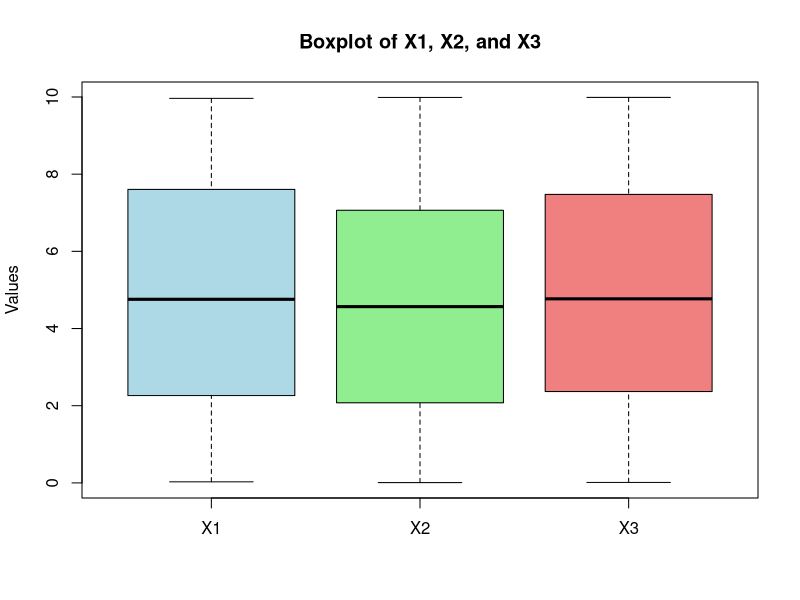
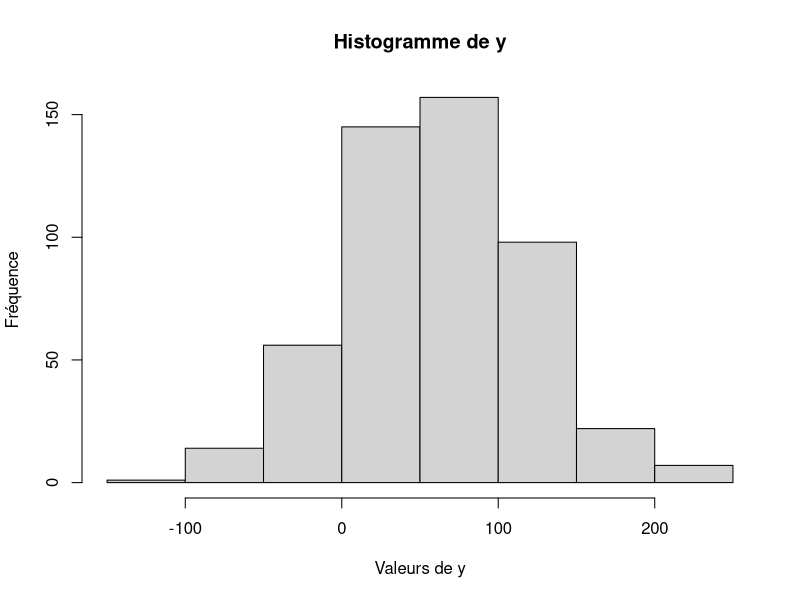
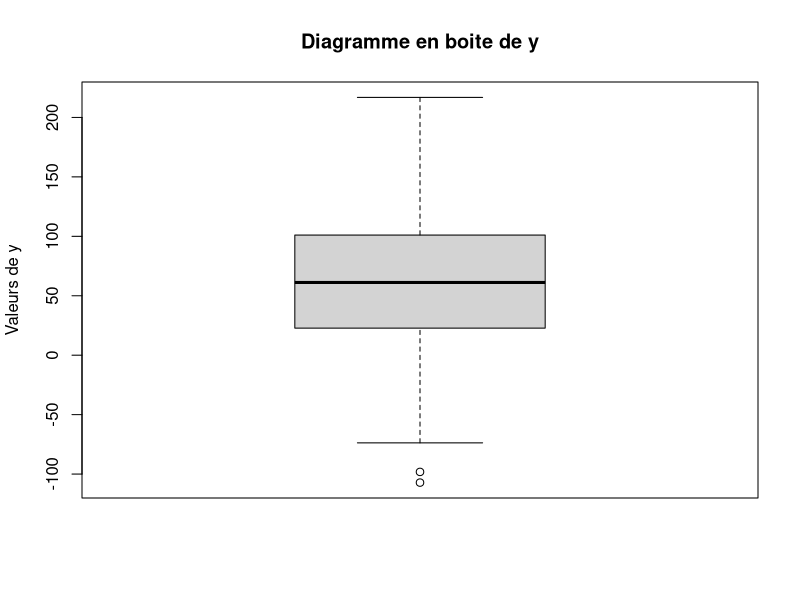
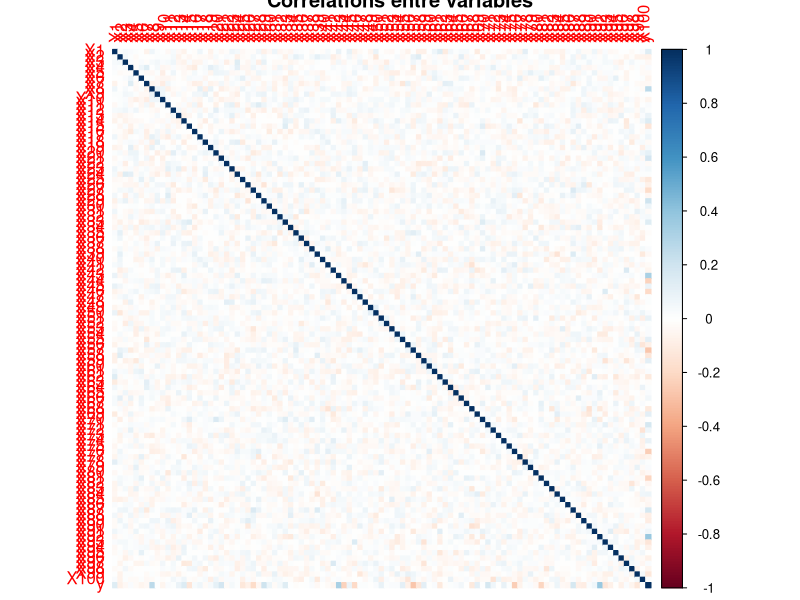

Recreate these plots in R, in order. (Note: this script raises an error after producing the figures.)
# Chargement du jeu de données
setwd("C:/Users/antoi/Desktop/UTC/GI05/SY19/Projet")
data <- read.csv("a24_reg_app.txt", sep = " ")

# Caractéristiques générales du jeu de données
n <- nrow(data)
p <- ncol(data) - 1

# Visualisation de la distribution des variables
boxplot(data$X1, data$X2, data$X3, names = c("X1", "X2", "X3"), main = "Boxplot of X1, X2, and X3", ylab = "Values", col = c("lightblue", "lightgreen", "lightcoral"))
hist(data$y, xlab = "Valeurs de y", ylab = "Fréquence", main = "Histogramme de y")
boxplot(data$y, ylab = "Valeurs de y", main = "Diagramme en boite de y")

# Corrélations entre variables
library("corrplot")
cor_data <- cor(data)
corrplot(cor_data, method = "color", title = "Corrélations entre variables")

# Régression linéaire simple
train <- sample(1:n, round(4 * n / 5))
data.train <- data[train, ]
data.test <- data[-train, ]
lin_reg <- lm(y ~ ., data = data.train)
summary(lin_reg)
lin_reg.pred <- predict(lin_reg, data.test)
rmse <- sqrt(mean((lin_reg.pred - data.test$y) ^ 2))

# Validation croisée avec RMSE
set.seed(1)
K <- 10
fold <- sample(1:K, nrow(data.train), replace = TRUE)
rms.val <- sapply(1:K, function(k) {
  fit <- lm(y ~ ., data = data.train, subset = fold != k)
  pred <- predict(fit, newdata = data.train[fold == k, ])
  sqrt(mean((pred - data.train[fold == k, ]$y) ^ 2))
})
mean(rms.val)
sd(rms.val)

# Régression avec sélection par AIC/BIC
library(MASS)
fit.aic <- stepAIC(lin_reg)
fit.bic <- stepAIC(lin_reg, k = log(n))
summary(fit.bic)

# Sélection de sous-ensemble de variables
library(leaps)
reg.fit <- regsubsets(y ~ ., data = data, method = "forward", nvmax = 100)
summary(reg.fit)

# Ridge et Lasso
library(glmnet)
x <- model.matrix(y ~ ., data)
y <- data$y
cv.ridge <- cv.glmnet(x[train, ], y[train], alpha = 0)
cv.lasso <- cv.glmnet(x[train, ], y[train], alpha = 1)
ridge.pred <- predict(cv.ridge, newx = x[-train, ])
lasso.pred <- predict(cv.lasso, newx = x[-train, ])
ridge_rmse <- sqrt(mean((y[-train] - ridge.pred) ^ 2))
lasso_rmse <- sqrt(mean((y[-train] - lasso.pred) ^ 2))

# GAM
library(gam)
gam_model <- gam(y ~ ., data = data.train)
gam_pred <- predict(gam_model, newdata = data.test)
gam_rmse <- sqrt(mean((gam_pred - data.test$y) ^ 2))

error[K]<-mean((yhat[,K]-y0)^2)   # MSE
biais2[K]<-(mean(yhat[,K])-Ey0)^2 # biais^2
variance[K]<-var(yhat[,K])        # variance


# k-NN
library(class)
K <- 10
folds <- sample(1:K, nrow(data.train), replace = TRUE)
accuracy.train <- rep(0, 100)
accuracy.val <- rep(0, 100)

for (k in 1:100) {
  for (fold in 1:K) {
    x_train_data <- scale(data.train[folds != fold, 1:50])
    y_train_data <- data.train[folds != fold, ]$y
    x_validation_data <- scale(data.train[folds == fold, 1:50])
    y_validation_data <- data.train[folds == fold, ]$y
    
    classifier_knn <- knn(x_train_data, x_validation_data, cl = y_train_data, k = k)
    accuracy.val[fold] <- sum(classifier_knn == y_validation_data) / length(y_validation_data)
  }
  accuracy.val[k] <- mean(accuracy.val)
}

best_k <- which.max(accuracy.val)
classifier_knn <- knn(data.train[, 1:50], data.test[, 1:50], cl = data.train$y, k = best_k)
knn.accuracy.test <- sum(classifier_knn == data.test$y) / length(data.test$y)

# Régression logistique
library(nnet)
reg_log <- multinom(y ~ ., data = data.train)
reg_log.accuracy.test <- sum(predict(reg_log, newdata = data.test[, 1:50]) == data.test$y) / length(data.test$y)

# QDA
library(MASS)
qda <- qda(y ~ ., data = data.train)
qda.accuracy.test <- sum(predict(qda, newdata = data.test)$class == data.test$y) / length(data.test$y)

# SVM radial
library(e1071)
svm_model <- svm(y ~ ., data = scale(data.train), type = "C-classification", kernel = "radial", cross = 10)
svm.accuracy.test <- sum(predict(svm_model, newdata = scale(data.test)) == data.test$y) / length(data.test$y)

# Random Forest
library(randomForest)
rf_model <- randomForest(as.factor(y) ~ ., data = scale(data.train))
rf.accuracy.test <- sum(predict(rf_model, newdata = scale(data.test)) == data.test$y) / length(data.test$y)

# ACP
acp_result <- prcomp(scale(data[, -p]), center = TRUE)
screeplot(acp_result, type = "lines")
explained_variance <- cumsum(acp_result$sdev^2 / sum(acp_result$sdev^2)) * 100
